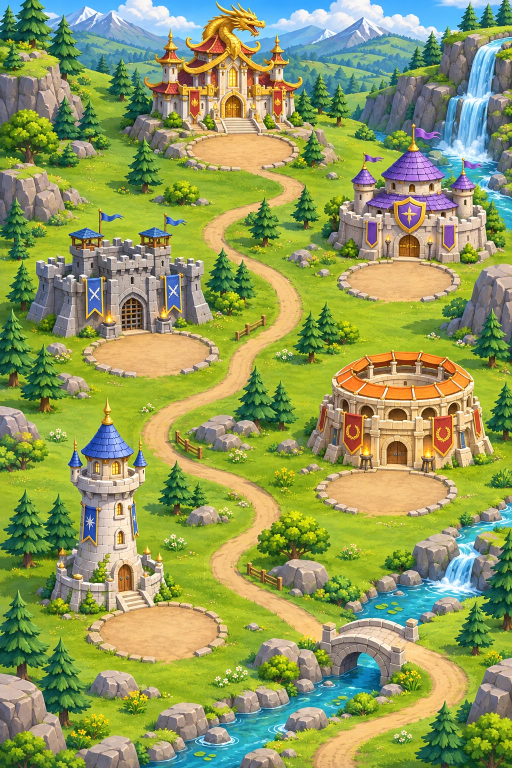
#> input picture wings-of-wonder/scripts/art-source/siege/map.webp, 1024 x 1536 px, found by its file name (shown at 1/2 size); its folder holds 2 pictures in this run
$ python build-siege-art.py
#> lines starting #> are read from the running program, lines starting #| are printed output that depends on the picture
#!/usr/bin/env python3
"""Pet Siege art (image model): the valley map with five strongholds and the city hall with five pedestals.
Writes comp-siege-map and comp-siege-hall (768 x 1152) plus AVIF copies. City and pedestal positions are in
Siege.cities / Siege.spots (src/siege.js), as percentages of these pictures.

    python3 scripts/build-siege-art.py
"""
from pathlib import Path
from PIL import Image
SRC = Path('scripts/art-source/siege'); OUT = Path('src/assets/generated'); HOST = Path('scripts/hosting-art')
for n in ('map', 'hall'):
    im = Image.open(SRC/f'{n}.webp').convert('RGB').resize((768, 1152), Image.Resampling.LANCZOS)
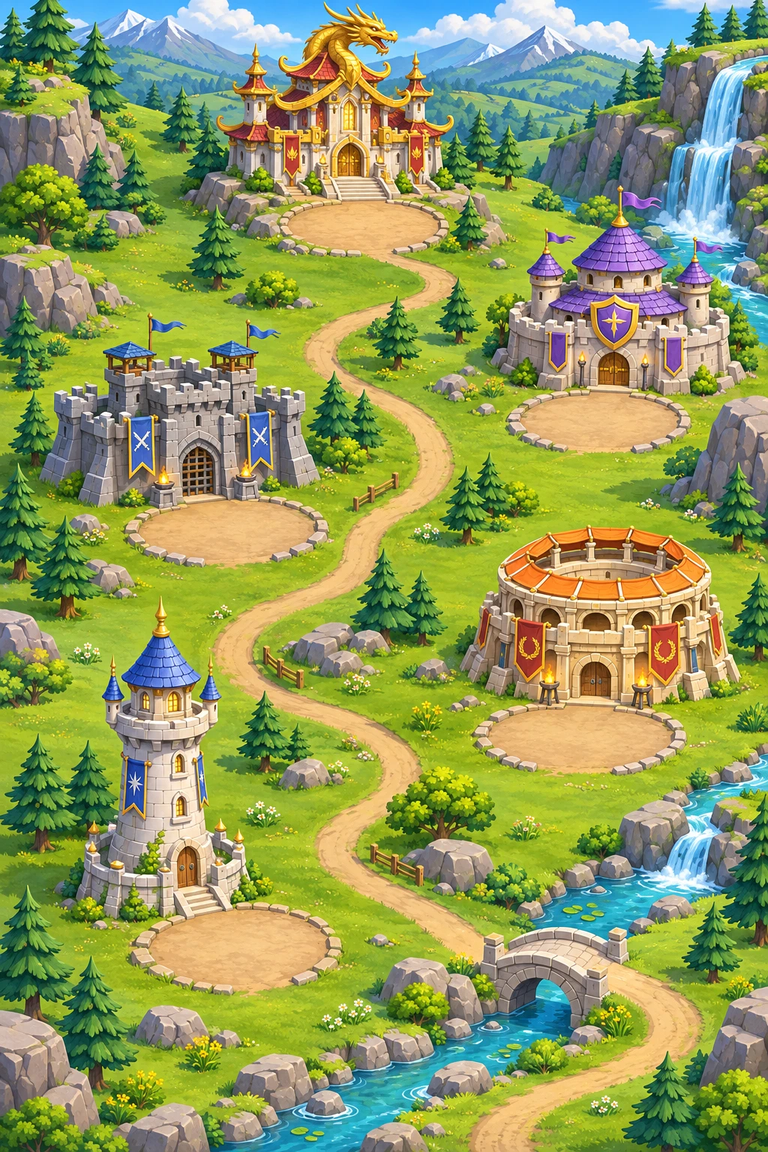
#> im: PIL image 768x1152 RGB; mean R, G, B 144.5, 155.7, 93.2
    im.save(OUT/f'comp-siege-{n}.webp', quality=82, method=6); im.save(HOST/f'comp-siege-{n}.avif', quality=34)
#> (the run stopped early here; a loop or call above may not have finished)
